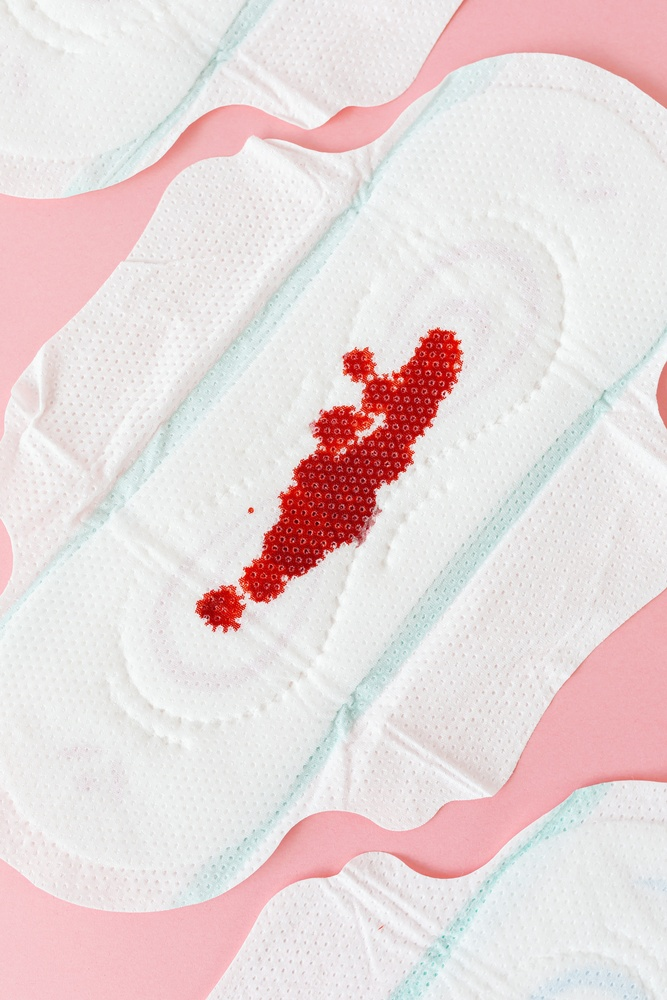
#> input picture dracula/images/ex1.jpg, 667 x 1000 px, shrunk from 4480 x 6720 before the run
$ python -i image_detection.py   (imports and definitions only)
#> lines starting #> are read from the running program, lines starting #| are printed output that depends on the picture; after the words box and inside, x2 and y2 are one past the last pixel; in counts of white or black regions, pixels touching at a corner belong together
#> further down, picture is the input picture: shape (1000, 667, 3); mean B, G, R 218, 217.6, 232
import cv2
import numpy as np


def write_contours(img, contours):
    cv2.drawContours(img, contours, -1, (0, 255, 0), 2)
    cv2.imshow('image', img)
    kc = cv2.waitKeyEx(0)
    while kc != 27:
        kc = cv2.waitKeyEx(0)

# Write area and contour detection functions here
def write_period(img, area_period, period_contours):
    print("Area of period: ", area_period)
    # Draw period contours on the original image
    write_contours(img, period_contours)

# Write area and contour detection functions here
def write_towel(img, area_towel, towel_contours):
    print("Area of period: ", area_towel)
    # Draw period contours on the original image
    write_contours(img, towel_contours)

# Get area of period
def get_area_period(img):
    # define mask for period color in BGR
    lower_red = np.array([0,0,80])
    upper_red = np.array([100,100,255])
    period_mask = cv2.inRange(img, lower_red, upper_red)
    period_contours, _ = cv2.findContours(period_mask, cv2.RETR_TREE, cv2.CHAIN_APPROX_SIMPLE)
    # Compute area_period period
    area_period = 0
    for cnt in period_contours:
        # Get the area_period of each contour
        area_period += cv2.contourArea(cnt)
    # write_period(img, area_period, period_contours)
    return area_period

# Get area of towel
def get_total_area(img):
    # define mask for towel color in BGR
    gray = cv2.cvtColor(img, cv2.COLOR_BGR2GRAY)
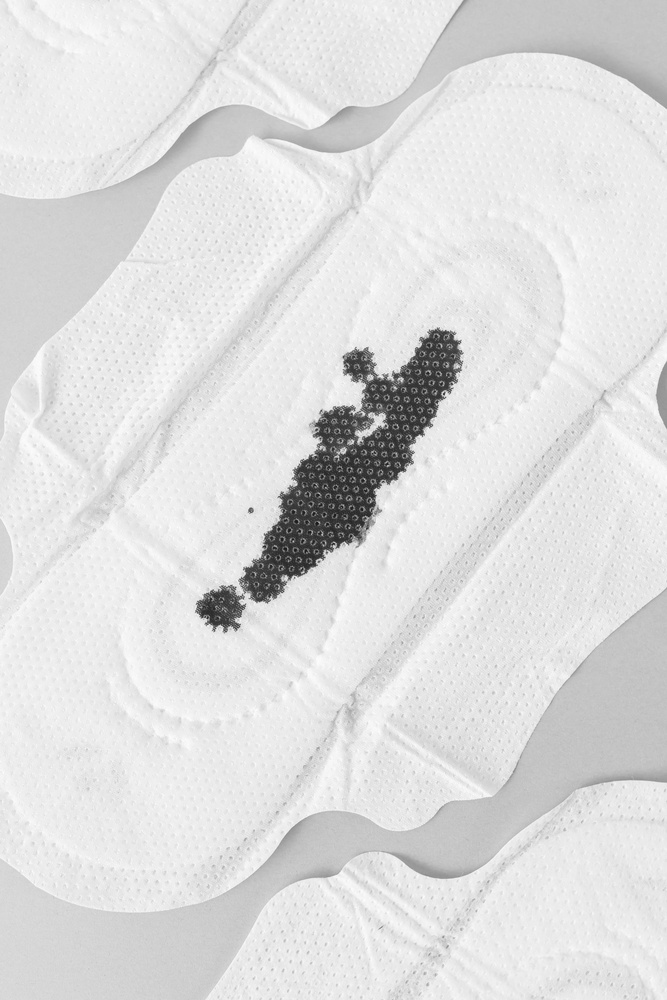
#> gray: shape (1000, 667); min 22, max 254, mean 221.9
    _, thresh = cv2.threshold(gray, 200, 200, cv2.THRESH_BINARY)
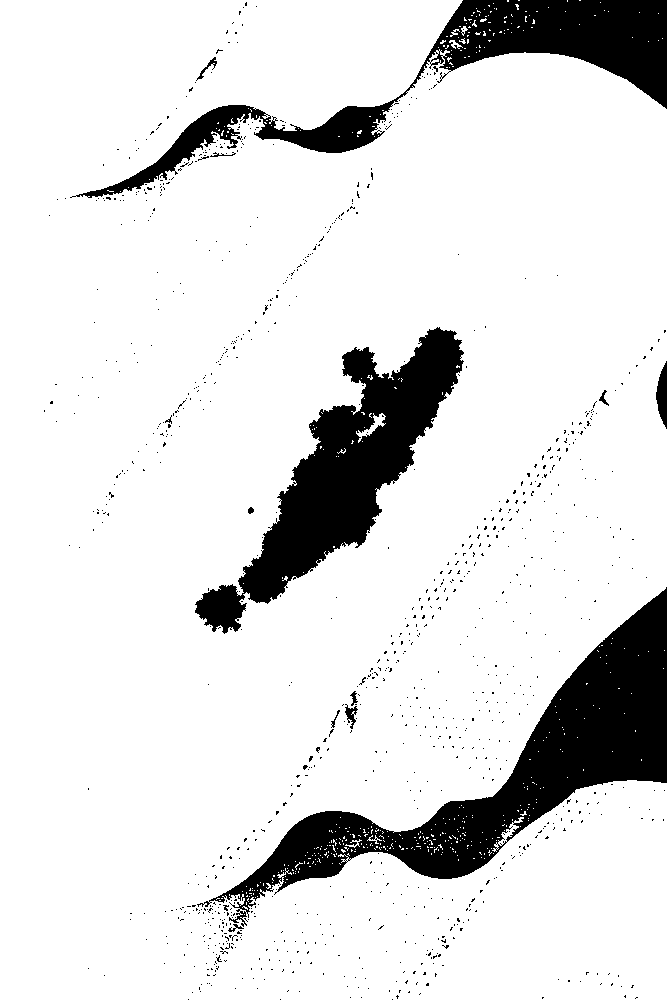
#> thresh: shape (1000, 667); values 0 (black) and 200 (white), 87.5% white; 1028 black regions (1014 under 20 px)
    towel_contours, _ = cv2.findContours(thresh, cv2.RETR_TREE, cv2.CHAIN_APPROX_NONE)
#> towel_contours = 1765 contours, 1738 with area under 20; largest, box (x1, y1, x2, y2) and area: (0, 0, 667, 1000) 607581, (194, 326, 465, 635) 25418, (356, 413, 386, 443) 183, (344, 704, 359, 730) 174, (196, 56, 218, 81) 130
    # Compute area_towel
    area_towel = 0
    for cnt in towel_contours:
        area_towel += cv2.contourArea(cnt)
#> this loop made 1765 passes
#> (cnt, area_towel) on passes 2, 3, 5: ([[246, 902], [246, 903], [246, 904], [246, 903]], 3.5), ([[219, 900], [220, 900]], 3.5), ([[221, 898], [222, 898]], 4.5)
#> after the loop, area_towel = 639836
    area_period = get_area_period(img)
#> in get_area_period, `period_mask = cv2.inRange(img, lower_red, upper_red)`:
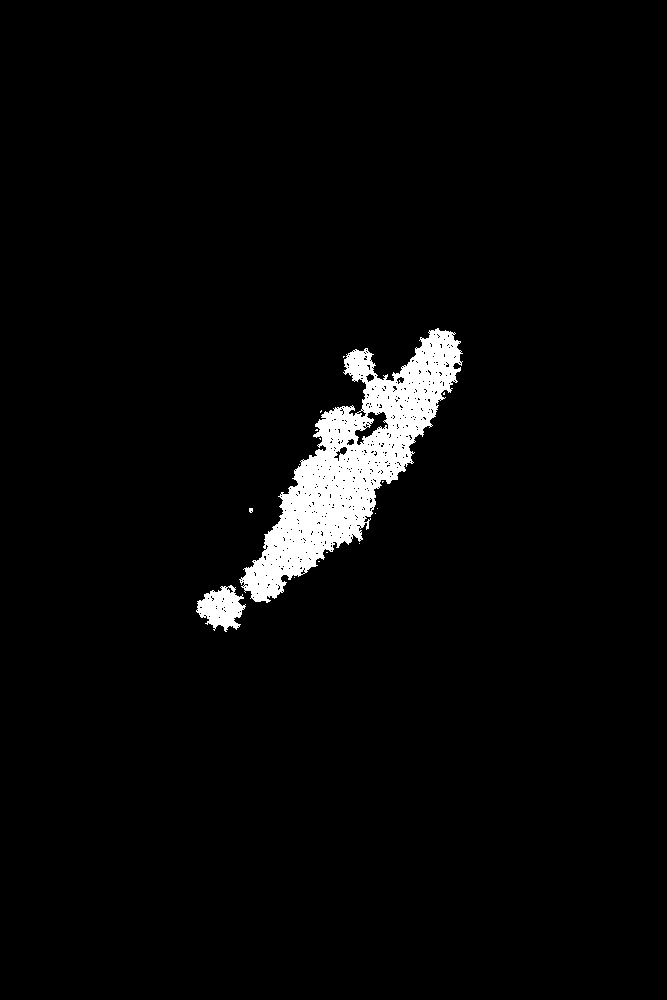
#> period_mask: shape (1000, 667); 3.2% white; 16 white regions (14 under 20 px)
#> in get_area_period, `period_contours, _ = cv2.findContours(period_mask, cv2.RETR_TREE, cv2...`: period_contours = 549 contours, 540 with area under 20; largest, box (x1, y1, x2, y2) and area: (239, 328, 463, 603) 20920, (196, 585, 246, 632) 1316, (354, 411, 389, 446) 457, (333, 446, 348, 462) 86, (365, 373, 375, 383) 50
#> the loop in get_area_period, `for cnt in period_contours:` made 549 passes
#> (cnt, area_period) on passes 2 to 4: ([[237, 626], [238, 625], [239, 626], [238, 627]], 1318.5), ([[218, 617], [219, 616], [220, 617], [219, 618]], 1320.5), ([[208, 616], [209, 615], [210, 616], [209, 617]], 1322.5)
#> after the loop in get_area_period, `for cnt in period_contours:`: area_period = 24628
#> area_period = 24628
    # write_towel(img, area_towel, towel_contours)
    return area_towel+area_period, area_period

def compute_percentage(img):
    area_towel,area_period = get_total_area(img)
    percentage = area_period/area_towel
    return percentage*100

def get_score(path):
    img = cv2.imread(path)
    percentage = compute_percentage(img)
    score = 0
    if percentage >= 50:
        score = 20
    elif percentage >= 25:
        score = 5
    else:
        score = 1
    return score,percentage

>>> import cv2
>>> picture = cv2.imread('images/ex1.jpg')
>>> result = get_total_area(picture)
#> result = (664464, 24628)
